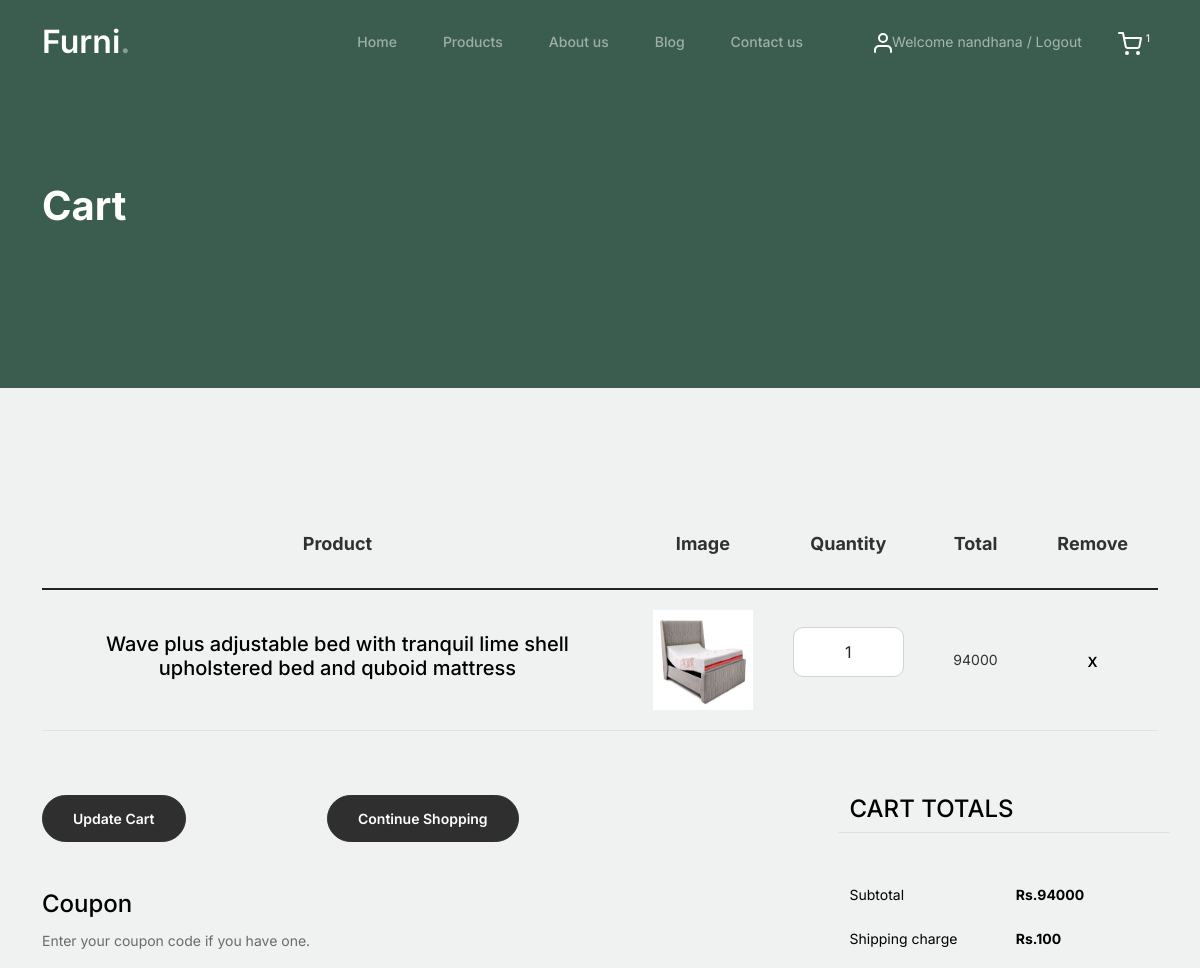
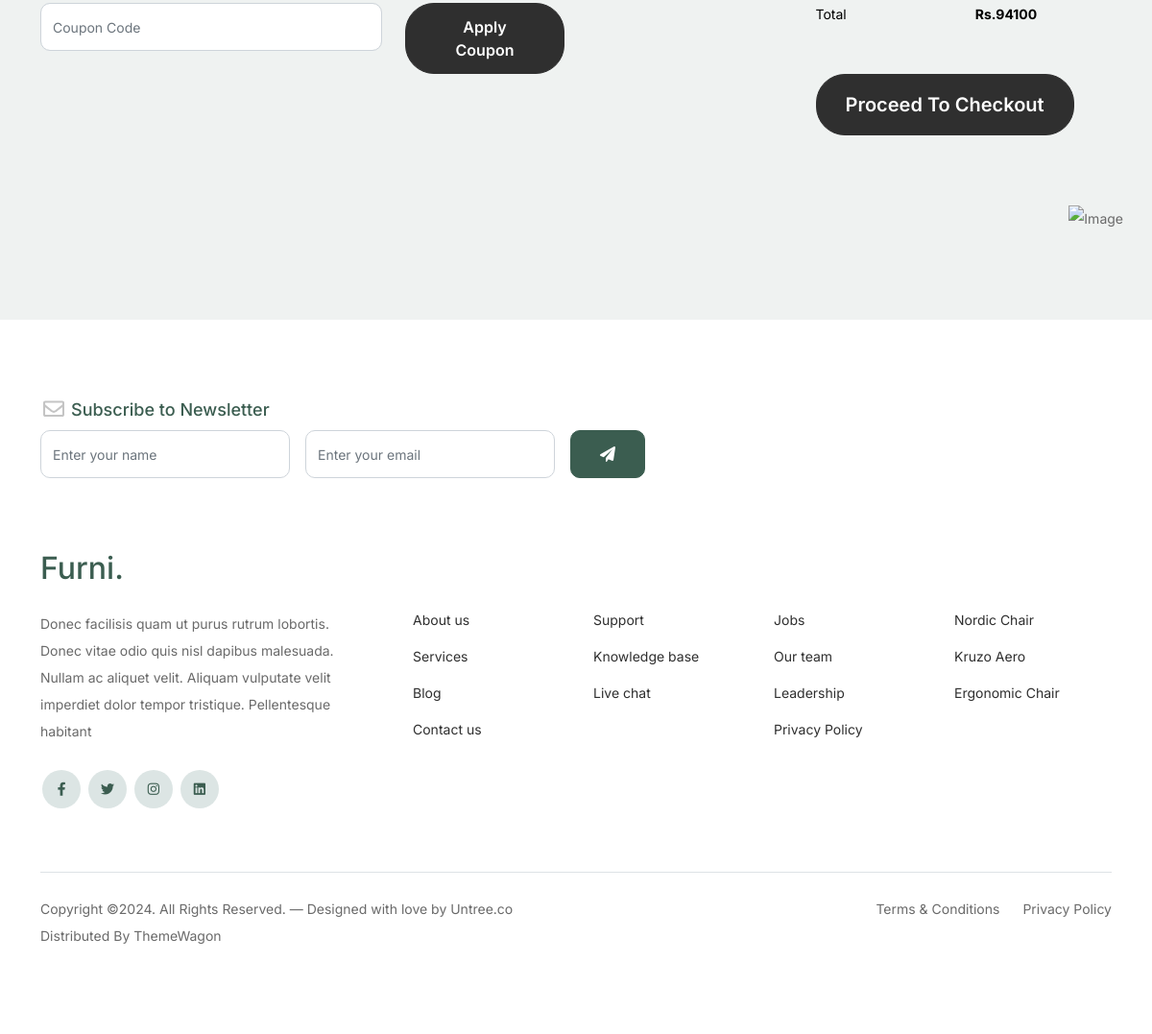
The page /cartpage/ (signed in) on the database its author committed (2 pictures, top to bottom).
### newapp/models.py (models this page shows)
class CartDb(models.Model):
    username=models.CharField(max_length=100,null=True,blank=True)
    productname=models.CharField(max_length=100,null=True,blank=True)
    quantity=models.CharField(max_length=100,null=True,blank=True)
    price=models.IntegerField(max_length=100,null=True,blank=True)
    totalprice=models.IntegerField(max_length=100,null=True,blank=True)
    image=models.ImageField(upload_to="cart",null=True,blank=True)

### newapp/views.py (the view)
# urls.py: path('cartpage/',views.cartpage,name="cartpage"),
def cartpage(request):
    ca=CartDb.objects.filter(username=request.session['Name'])
    car = ca.count()
    subtotal = 0
    shipping_amount = 0
    total_amount = 0
    for i in ca:
        subtotal = subtotal + i.totalprice
        if subtotal>50000:
            shipping_amount =100
        else:
            shipping_amount= 250
        total_amount=shipping_amount+subtotal
    return render(request,"cart.html",{'ca':ca,'subtotal':subtotal,
                                       'shipping_amount':shipping_amount,'total_amount':total_amount,'car':car})

### newapp/templates/cart.html (shortened to what this page needs)
<!DOCTYPE html>
<html lang="en">
{% load static %}
<head>
</head>
<body>
<!doctype html>
<html lang="en">
<head>
		<link href="{% static 'web/css/bootstrap.min.css' %}" rel="stylesheet">
		<link href="https://cdnjs.cloudflare.com/ajax/libs/font-awesome/6.0.0-beta3/css/all.min.css" rel="stylesheet">
		<link href="{% static 'web/css/tiny-slider.css' %}" rel="stylesheet">
		<link href="{% static 'web/css/style.css' %}" rel="stylesheet">
	</head>
	<body>
		<nav class="custom-navbar navbar navbar navbar-expand-md navbar-dark bg-dark" arial-label="Furni navigation bar">
			<div class="container">
				<a class="navbar-brand" href="index.html">Furni<span>.</span></a>
				<div class="collapse navbar-collapse" id="navbarsFurni">
					<ul class="custom-navbar-nav navbar-nav ms-auto mb-2 mb-md-0">
						<li >
							<a class="nav-link" href="{% url 'homepage' %}">Home</a>
						</li>
						<li><a class="nav-link" href="{% url 'productpage' %}">Products</a></li>
						<li><a class="nav-link" href="{% url 'aboutpage' %}">About us</a></li>
						<li><a class="nav-link" href="{% url 'blogpage' %}">Blog</a></li>
						<li><a class="nav-link" href="{% url 'contactpage' %}">Contact us</a></li>
					</ul>
					<ul class="custom-navbar-cta navbar-nav mb-2 mb-md-0 ms-5">
						{% if request.session.Name %}
						<li><a class="nav-link" href="{% url 'Userlogout' %}"><img src="{% static 'web/images/user.svg' %}">Welcome {{request.session.Name}} / Logout</a></li>
						{% else %}
						<li><a class="nav-link" href="{% url 'signuppage' %}"><img src="{% static 'web/images/user.svg' %}"></a></li>
						{% endif %}
						<li><a class="nav-link" href="{% url 'cartpage' %}"><img src="{% static 'web/images/cart.svg' %}">
							<sup style="color:white;">{{car}}</sup>
						</a></li>
					</ul>
				</div>
			</div>
		</nav>
			<div class="hero">
				<div class="container">
					<div class="row justify-content-between">
						<div class="col-lg-5">
							<div class="intro-excerpt">
								<h1>Cart</h1>
							</div>
						</div>
						<div class="col-lg-7">
						</div>
					</div>
				</div>
			</div>
		<div class="untree_co-section before-footer-section">
            <div class="container">
              <div class="row mb-5">
                <form class="col-md-12" method="post">
                  <div class="site-blocks-table">
                    <table class="table">
                      <thead>
                        <tr>
                          <th class="product-name">Product</th>
                    <th class="product-name">Image</th>
                          <th class="product-quantity">Quantity</th>
                          <th class="product-total">Total</th>
                          <th class="product-remove">Remove</th>
                        </tr>
                      </thead>
                      <tbody>
					  {% for i in ca %}
                        <tr>
                          <td class="product-name">
                            <h2 class="h5 text-black">{{i.productname}}</h2>
                          </td>
							<td>
								<img src="{{i.image.url}}" style="width:100px; height:100px;">
							</td>
                          <td>
                            <div class="input-group mb-3 d-flex align-items-center quantity-container" style="max-width: 120px;">
                              <input type="text" class="form-control text-center quantity-amount" value="{{i.quantity}}" placeholder="" aria-label="Example text with button addon" aria-describedby="button-addon1">
                            </div>
                          </td>
                          <td>{{i.totalprice}}</td>
                          <td><a href="{% url 'deletecart' d_id=i.id %}" class="btn btn-black btn-sm">X</a></td>
                        </tr>
						{% endfor %}
                      </tbody>
                    </table>
                  </div>
                </form>
              </div>
              <div class="row">
                <div class="col-md-6">
                  <div class="row mb-5">
                    <div class="col-md-6 mb-3 mb-md-0">
                      <button  class="btn btn-black btn-sm btn-block">Update Cart</button>
                    </div>
                    <div class="col-md-6">
                      <button class="btn btn-outline-black btn-sm btn-block">Continue Shopping</button>
                    </div>
                  </div>
                  <div class="row">
                    <div class="col-md-12">
                      <label class="text-black h4" for="coupon">Coupon</label>
                      <p>Enter your coupon code if you have one.</p>
                    </div>
                    <div class="col-md-8 mb-3 mb-md-0">
                      <input type="text" class="form-control py-3" id="coupon" placeholder="Coupon Code">
                    </div>
                    <div class="col-md-4">
                      <button class="btn btn-black">Apply Coupon</button>
                    </div>
                  </div>
                </div>
                <div class="col-md-6 pl-5">
                  <div class="row justify-content-end">
                    <div class="col-md-7">
                      <div class="row">
                        <div class="col-md-12 text-right border-bottom mb-5">
                          <h3 class="text-black h4 text-uppercase">Cart Totals</h3>
                        </div>
                      </div>
                      <div class="row mb-3">
                        <div class="col-md-6">
                          <span class="text-black">Subtotal</span>
                        </div>
                        <div class="col-md-6 text-right">
                          <strong class="text-black">Rs.{{subtotal}}</strong>
                        </div>
                      </div>
						<div class="row mb-3">
                        <div class="col-md-6">
                          <span class="text-black">Shipping charge</span>
                        </div>
                        <div class="col-md-6 text-right">
                          <strong class="text-black">Rs.{{shipping_amount}}</strong>
                        </div>
                      </div>
                      <div class="row mb-5">
                        <div class="col-md-6">
                          <span class="text-black">Total</span>
                        </div>
                        <div class="col-md-6 text-right">
                          <strong class="text-black">Rs.{{total_amount}}</strong>
                        </div>
                      </div>
                      <div class="row">
                        <div class="col-md-12">
                          <a class="btn btn-black btn-lg py-3 btn-block" href="{% url 'chechoutpage' %}">Proceed To Checkout</a>
                        </div>
                      </div>
                    </div>
                  </div>
                </div>
              </div>
            </div>
          </div>
		<footer class="footer-section">
			<div class="container relative">
				<div class="sofa-img">
					<img src="{% static 'web/images/sofa.png' %}" alt="Image" class="img-fluid">
				</div>
				<div class="row">
					<div class="col-lg-8">
						<div class="subscription-form">
							<h3 class="d-flex align-items-center"><span class="me-1"><img src="{% static 'web/images/envelope-outline.svg' %}" alt="Image" class="img-fluid"></span><span>Subscribe to Newsletter</span></h3>
							<form action="#" class="row g-3">
								<div class="col-auto">
									<input type="text" class="form-control" placeholder="Enter your name">
								</div>
								<div class="col-auto">
									<input type="email" class="form-control" placeholder="Enter your email">
								</div>
								<div class="col-auto">
									<button class="btn btn-primary">
										<span class="fa fa-paper-plane"></span>
									</button>
								</div>
							</form>
						</div>
					</div>
				</div>
				<div class="row g-5 mb-5">
					<div class="col-lg-4">
						<div class="mb-4 footer-logo-wrap"><a href="#" class="footer-logo">Furni<span>.</span></a></div>
						<p class="mb-4">Donec facilisis quam ut purus rutrum lobortis. Donec vitae odio quis nisl dapibus malesuada. Nullam ac aliquet velit. Aliquam vulputate velit imperdiet dolor tempor tristique. Pellentesque habitant</p>
						<ul class="list-unstyled custom-social">
							<li><a href="#"><span class="fa fa-brands fa-facebook-f"></span></a></li>
							<li><a href="#"><span class="fa fa-brands fa-twitter"></span></a></li>
							<li><a href="#"><span class="fa fa-brands fa-instagram"></span></a></li>
							<li><a href="#"><span class="fa fa-brands fa-linkedin"></span></a></li>
						</ul>
					</div>
					<div class="col-lg-8">
						<div class="row links-wrap">
							<div class="col-6 col-sm-6 col-md-3">
								<ul class="list-unstyled">
									<li><a href="#">About us</a></li>
									<li><a href="#">Services</a></li>
									<li><a href="#">Blog</a></li>
									<li><a href="#">Contact us</a></li>
								</ul>
							</div>
							<div class="col-6 col-sm-6 col-md-3">
								<ul class="list-unstyled">
									<li><a href="#">Support</a></li>
									<li><a href="#">Knowledge base</a></li>
									<li><a href="#">Live chat</a></li>
								</ul>
							</div>
							<div class="col-6 col-sm-6 col-md-3">
								<ul class="list-unstyled">
									<li><a href="#">Jobs</a></li>
									<li><a href="#">Our team</a></li>
									<li><a href="#">Leadership</a></li>
									<li><a href="#">Privacy Policy</a></li>
								</ul>
							</div>
							<div class="col-6 col-sm-6 col-md-3">
								<ul class="list-unstyled">
									<li><a href="#">Nordic Chair</a></li>
									<li><a href="#">Kruzo Aero</a></li>
									<li><a href="#">Ergonomic Chair</a></li>
								</ul>
							</div>
						</div>
					</div>
				</div>
				<div class="border-top copyright">
					<div class="row pt-4">
						<div class="col-lg-6">
							<p class="mb-2 text-center text-lg-start">Copyright &copy;. All Rights Reserved. &mdash; Designed with love by Untree.co Distributed By ThemeWagon
            </p>
						</div>
						<div class="col-lg-6 text-center text-lg-end">
							<ul class="list-unstyled d-inline-flex ms-auto">
								<li class="me-4">Terms &amp; Conditions</li>
								<li>Privacy Policy</li>
							</ul>
						</div>
					</div>
				</div>
			</div>
		</footer>
	</body>
</html>
</body>
</html>

### rows shown on the page
CartDb: session.Name "nandhana", productname "Wave plus adjustable bed with tranquil lime shell upholstered bed and quboid mattress", image (picture), quantity "1", totalprice "94000"

### other values the page prints
{{ car }} "1"
{{ subtotal }} "94000"
{{ shipping_amount }} "100"
{{ total_amount }} "94100"
